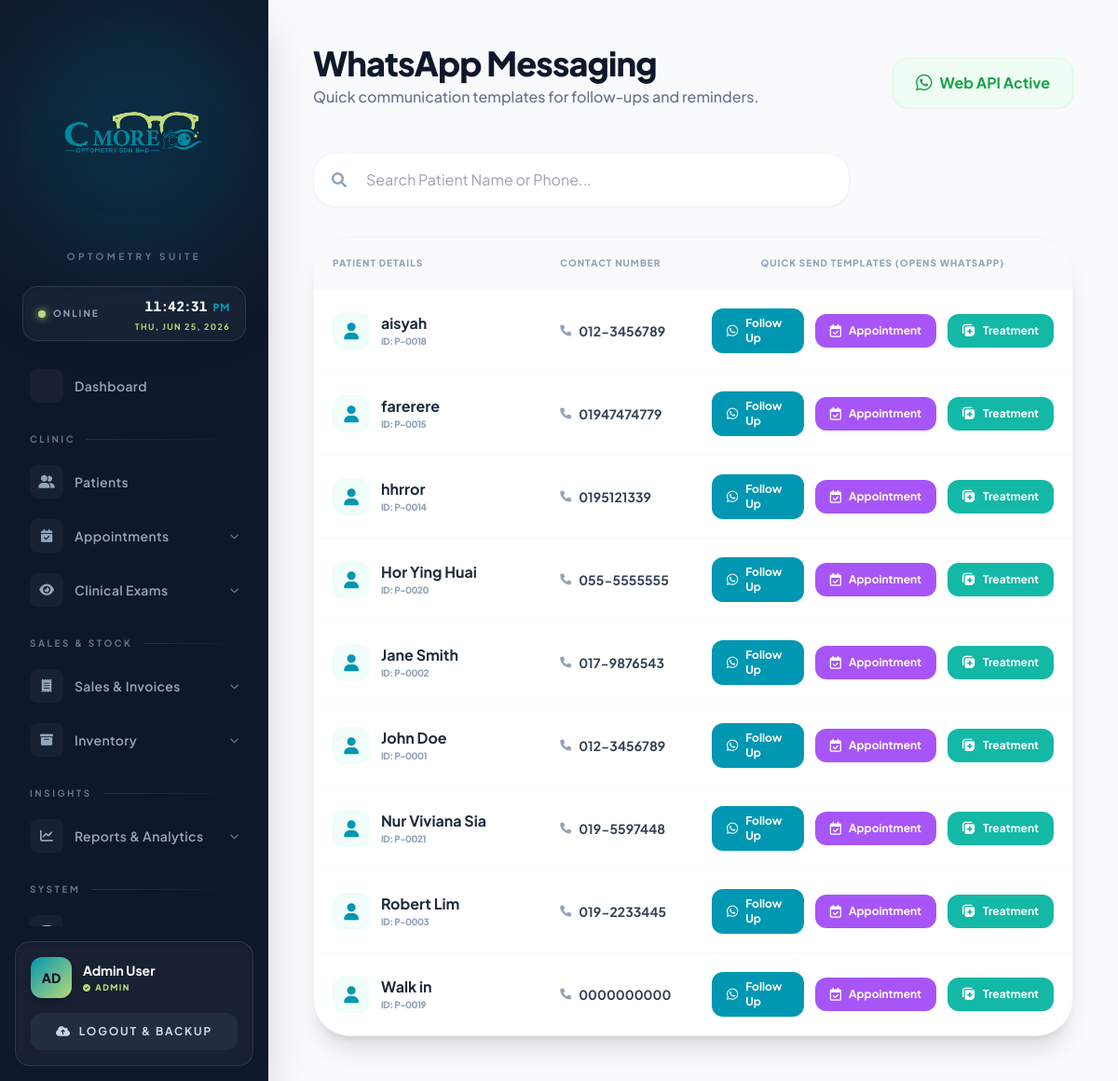
/whatsapp_messages.php (signed in), run on the app's committed database.
### tables this page shows
CREATE TABLE `patient` (
  `PATIENT_ID` int(11) NOT NULL AUTO_INCREMENT,
  `NAME` varchar(100) NOT NULL,
  `IC_NUMBER` varchar(20) DEFAULT NULL,
  `PHONE_NUMBER` varchar(20) DEFAULT NULL,
  `ADDRESS` text DEFAULT NULL,
  `REGISTRATION_DATE` date NOT NULL,
  `CONNECTION_RELATIONSHIP` varchar(100) DEFAULT NULL,
  `FOLLOW_UP_INTERVAL` varchar(50) DEFAULT NULL,
  `COMPLAINTS` text DEFAULT NULL,
  PRIMARY KEY (`PATIENT_ID`),
  UNIQUE KEY `IC_NUMBER` (`IC_NUMBER`)
);

### whatsapp_messages.php (the view, shortened to what this page needs)
<?php
include('config.php');
?>
<!DOCTYPE html>
<html lang="en">
<head>
    <script src="https://cdn.tailwindcss.com"></script>
    <link rel="stylesheet" href="https://cdnjs.cloudflare.com/ajax/libs/font-awesome/6.0.0/css/all.min.css">
</head>
<body class="bg-[#f8fafc] flex min-h-screen text-slate-900">
    <?php include('sidebar.php'); ?>
    <main class="flex-1 ml-72 p-12">
        <header class="flex justify-between items-end mb-12">
            <div>
                <h1 class="text-4xl font-extrabold text-slate-900 tracking-tight">WhatsApp Messaging</h1>
                <p class="text-slate-500 font-medium mt-1">Quick communication templates for follow-ups and reminders.</p>
            </div>
            <div class="bg-green-50 text-green-600 px-6 py-3 rounded-2xl font-bold shadow-sm border border-green-100 flex items-center">
                <i class="fa-brands fa-whatsapp text-xl mr-2"></i> Web API Active
            </div>
        </header>
        <div class="mb-8">
            <form action="" method="GET" class="relative max-w-xl">
                <i class="fa-solid fa-magnifying-glass absolute left-5 top-1/2 -translate-y-1/2 text-slate-400"></i>
                <input type="text" name="search" placeholder="Search Patient Name or Phone..."
                       value="<?php echo isset($_GET['search']) ? htmlspecialchars($_GET['search']) : ''; ?>"
                       class="w-full pl-14 pr-6 py-4 bg-white border border-slate-100 rounded-[1.5rem] shadow-sm focus:border-[#0097B2] outline-none transition-all">
            </form>
        </div>
        <div class="bg-white rounded-[2.5rem] border border-slate-100 shadow-xl overflow-hidden">
            <table class="w-full text-left table-fixed">
                <thead class="bg-slate-50 border-b border-slate-100">
                    <tr>
                        <th class="w-[30%] p-5 text-[10px] font-black uppercase tracking-widest text-slate-400">Patient Details</th>
                        <th class="w-[20%] p-5 text-[10px] font-black uppercase tracking-widest text-slate-400">Contact Number</th>
                        <th class="w-[50%] p-5 text-[10px] font-black uppercase tracking-widest text-slate-400 text-center">Quick Send Templates (Opens WhatsApp)</th>
                    </tr>
                </thead>
                <tbody class="divide-y divide-slate-50">
                    <?php
                    $sql = "SELECT PATIENT_ID, NAME, PHONE_NUMBER FROM patient WHERE PHONE_NUMBER IS NOT NULL AND PHONE_NUMBER != ''";
                    $sql .= " ORDER BY NAME ASC";
                    $res = mysqli_query($conn, $sql);
                    if(mysqli_num_rows($res) > 0):
                        while($row = mysqli_fetch_assoc($res)):
                            $name = htmlspecialchars($row['NAME']);
                            $phone = htmlspecialchars($row['PHONE_NUMBER']);
                            $cleanPhone = preg_replace('/[^0-9]/', '', $phone);
                            if (strpos($cleanPhone, '0') === 0) {
                                $cleanPhone = '6' . $cleanPhone;
                            } elseif (strpos($cleanPhone, '60') !== 0) {
                                $cleanPhone = '60' . $cleanPhone;
                            }
                            $msgFollowUp = "Hello $name, this is a friendly follow-up from C-More Optical. How are your new glasses treating you? Let us know if you need any adjustments!";
                            $msgAppointment = "Hi $name, this is a reminder from C-More Optical regarding your upcoming eye examination appointment. Please let us know if you need to reschedule.";
                            $msgTreatment = "Hello $name, we are reaching out from C-More Optical regarding your recent eye examination. Please ensure you are following the recommended eye care routine and contact us if you experience any discomfort.";
                            $urlFollowUp = "https://wa.me/$cleanPhone?text=" . urlencode($msgFollowUp);
                            $urlAppointment = "https://wa.me/$cleanPhone?text=" . urlencode($msgAppointment);
                            $urlTreatment = "https://wa.me/$cleanPhone?text=" . urlencode($msgTreatment);
                    ?>
                    <tr class="hover:bg-slate-50/80 transition-colors group">
                        <td class="p-5">
                            <div class="flex items-center space-x-3">
                                <div class="w-10 h-10 rounded-xl bg-teal-50 flex items-center justify-center text-[#0097B2] shrink-0">
                                    <i class="fa-solid fa-user text-lg"></i>
                                </div>
                                <div class="truncate">
                                    <p class="font-bold text-slate-800 text-md leading-tight truncate"><?php echo $name; ?></p>
                                    <p class="text-[10px] font-black text-slate-400 uppercase tracking-tighter mt-0.5">ID: P-<?php echo str_pad($row['PATIENT_ID'], 4, '0', STR_PAD_LEFT); ?></p>
                                </div>
                            </div>
                        </td>
                        <td class="p-5">
                            <div class="flex items-center space-x-2">
                                <i class="fa-solid fa-phone text-slate-400 text-xs"></i>
                                <span class="text-sm font-bold text-slate-700"><?php echo $phone; ?></span>
                            </div>
                        </td>
                        <td class="p-5">
                            <div class="flex items-center justify-center space-x-3">
                                <a href="<?php echo $urlFollowUp; ?>" target="_blank" class="flex items-center space-x-2 bg-[#0097B2] text-white px-4 py-2 rounded-xl text-xs font-bold hover:bg-[#007b92] hover:shadow-md transition">
                                    <i class="fa-brands fa-whatsapp text-sm"></i>
                                    <span>Follow Up</span>
                                </a>
                                <a href="<?php echo $urlAppointment; ?>" target="_blank" class="flex items-center space-x-2 bg-purple-500 text-white px-4 py-2 rounded-xl text-xs font-bold hover:bg-purple-600 hover:shadow-md transition">
                                    <i class="fa-regular fa-calendar-check text-sm"></i>
                                    <span>Appointment</span>
                                </a>
                                <a href="<?php echo $urlTreatment; ?>" target="_blank" class="flex items-center space-x-2 bg-teal-500 text-white px-4 py-2 rounded-xl text-xs font-bold hover:bg-teal-600 hover:shadow-md transition">
                                    <i class="fa-solid fa-notes-medical text-sm"></i>
                                    <span>Treatment</span>
                                </a>
                            </div>
                        </td>
                    </tr>
                    <?php endwhile; endif; ?>
                </tbody>
            </table>
        </div>
    </main>
</body>
</html>

### whatsapp_messages.php (style rules this page uses)
body { font-family: 'Plus Jakarta Sans', sans-serif; }

### data on the page
patient: NAME "aisyah", PATIENT_ID "0018", PHONE_NUMBER "012-3456789"
patient: NAME "farerere", PATIENT_ID "0015", PHONE_NUMBER "01947474779"
patient: NAME "hhrror", PATIENT_ID "0014", PHONE_NUMBER "0195121339"
patient: NAME "Hor Ying Huai", PATIENT_ID "0020", PHONE_NUMBER "055-5555555"
patient: NAME "Jane Smith", PATIENT_ID "0002", PHONE_NUMBER "017-9876543"
patient: NAME "John Doe", PATIENT_ID "0001", PHONE_NUMBER "012-3456789"
patient: NAME "Nur Viviana Sia", PATIENT_ID "0021", PHONE_NUMBER "019-5597448"
patient: NAME "Robert Lim", PATIENT_ID "0003", PHONE_NUMBER "019-2233445"
patient: NAME "Walk in", PATIENT_ID "0019", PHONE_NUMBER "0000000000"

### other printed values
$label "Dashboard Patients"
$label "CLINIC SALES & STOCK INSIGHTS SYSTEM"
$label "Appointments Clinical Exams Sales & Invoices Inventory Reports & Analytics"
substr($_SESSION['NAME'], 0, 2) "AD"
$_SESSION['NAME'] "Admin User"
$user_role "ADMIN"
